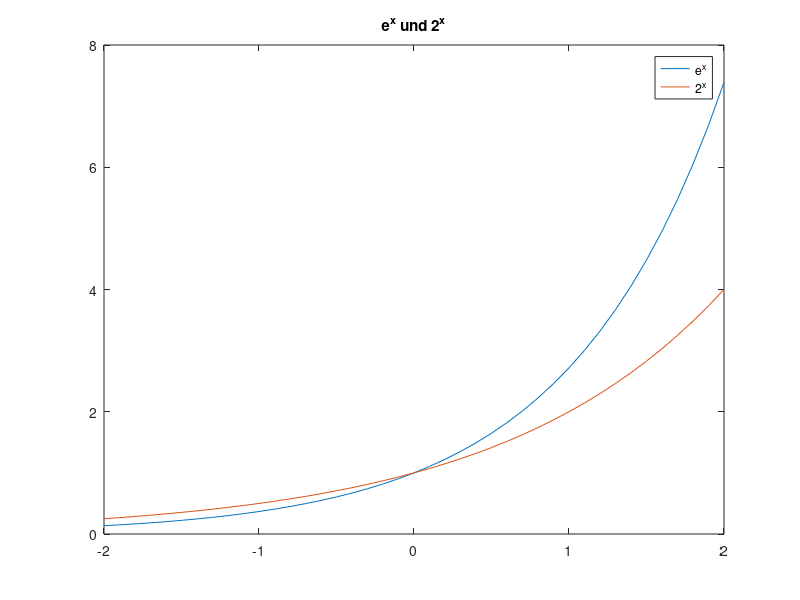

Recreate this plot in MATLAB.
% Workspace zurücksetzen
clear all;
clc;

% Werte generieren
figure;
x = -2:0.1:2;
y = exp(x);
plot(x, y);
title('e^x und 2^x');
hold on;
y = 2.^x;
plot(x, y);
legend('e^x', '2^x');